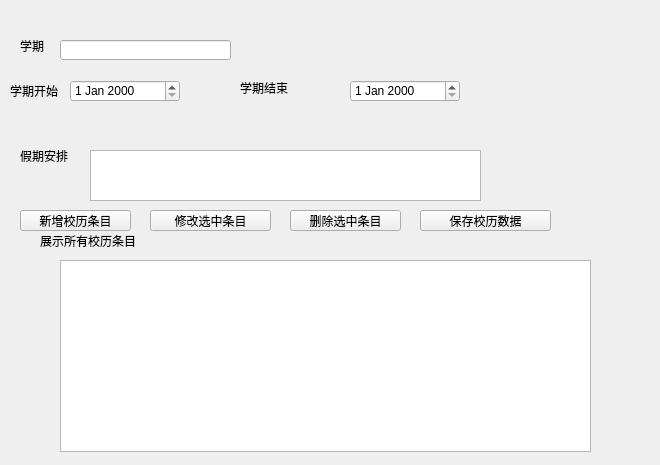
<?xml version="1.0" encoding="UTF-8"?>
<ui version="4.0">
 <class>widgetCalendar</class>
 <widget class="QWidget" name="widgetCalendar">
  <property name="geometry">
   <rect>
    <x>0</x>
    <y>0</y>
    <width>660</width>
    <height>465</height>
   </rect>
  </property>
  <property name="windowTitle">
   <string>校历</string>
  </property>
  <widget class="QLabel" name="labSemester">
   <property name="geometry">
    <rect>
     <x>20</x>
     <y>30</y>
     <width>101</width>
     <height>31</height>
    </rect>
   </property>
   <property name="text">
    <string>学期</string>
   </property>
  </widget>
  <widget class="QLineEdit" name="editSemester">
   <property name="geometry">
    <rect>
     <x>60</x>
     <y>40</y>
     <width>171</width>
     <height>20</height>
    </rect>
   </property>
  </widget>
  <widget class="QLabel" name="labStartDate">
   <property name="geometry">
    <rect>
     <x>10</x>
     <y>80</y>
     <width>81</width>
     <height>21</height>
    </rect>
   </property>
   <property name="text">
    <string>学期开始</string>
   </property>
  </widget>
  <widget class="QDateEdit" name="dateStart">
   <property name="geometry">
    <rect>
     <x>70</x>
     <y>80</y>
     <width>110</width>
     <height>22</height>
    </rect>
   </property>
  </widget>
  <widget class="QDateEdit" name="dateEnd">
   <property name="geometry">
    <rect>
     <x>350</x>
     <y>80</y>
     <width>110</width>
     <height>22</height>
    </rect>
   </property>
  </widget>
  <widget class="QLabel" name="labEndDate">
   <property name="geometry">
    <rect>
     <x>240</x>
     <y>80</y>
     <width>81</width>
     <height>16</height>
    </rect>
   </property>
   <property name="text">
    <string>学期结束</string>
   </property>
  </widget>
  <widget class="QLabel" name="labHoliday">
   <property name="geometry">
    <rect>
     <x>20</x>
     <y>140</y>
     <width>71</width>
     <height>31</height>
    </rect>
   </property>
   <property name="text">
    <string>假期安排</string>
   </property>
  </widget>
  <widget class="QTextEdit" name="editHoliday">
   <property name="geometry">
    <rect>
     <x>90</x>
     <y>150</y>
     <width>391</width>
     <height>51</height>
    </rect>
   </property>
  </widget>
  <widget class="QPushButton" name="btnAdd">
   <property name="geometry">
    <rect>
     <x>20</x>
     <y>210</y>
     <width>111</width>
     <height>21</height>
    </rect>
   </property>
   <property name="text">
    <string>新增校历条目</string>
   </property>
  </widget>
  <widget class="QPushButton" name="btnModify">
   <property name="geometry">
    <rect>
     <x>150</x>
     <y>210</y>
     <width>121</width>
     <height>21</height>
    </rect>
   </property>
   <property name="text">
    <string>修改选中条目</string>
   </property>
  </widget>
  <widget class="QPushButton" name="btnDelete">
   <property name="geometry">
    <rect>
     <x>290</x>
     <y>210</y>
     <width>111</width>
     <height>21</height>
    </rect>
   </property>
   <property name="text">
    <string>删除选中条目</string>
   </property>
  </widget>
  <widget class="QTableWidget" name="tableCalendar">
   <property name="geometry">
    <rect>
     <x>60</x>
     <y>260</y>
     <width>531</width>
     <height>192</height>
    </rect>
   </property>
  </widget>
  <widget class="QPushButton" name="btnSave">
   <property name="geometry">
    <rect>
     <x>420</x>
     <y>210</y>
     <width>131</width>
     <height>21</height>
    </rect>
   </property>
   <property name="text">
    <string>保存校历数据</string>
   </property>
  </widget>
  <widget class="QLabel" name="label">
   <property name="geometry">
    <rect>
     <x>40</x>
     <y>230</y>
     <width>241</width>
     <height>21</height>
    </rect>
   </property>
   <property name="text">
    <string>展示所有校历条目</string>
   </property>
  </widget>
 </widget>
 <resources/>
 <connections/>
</ui>
